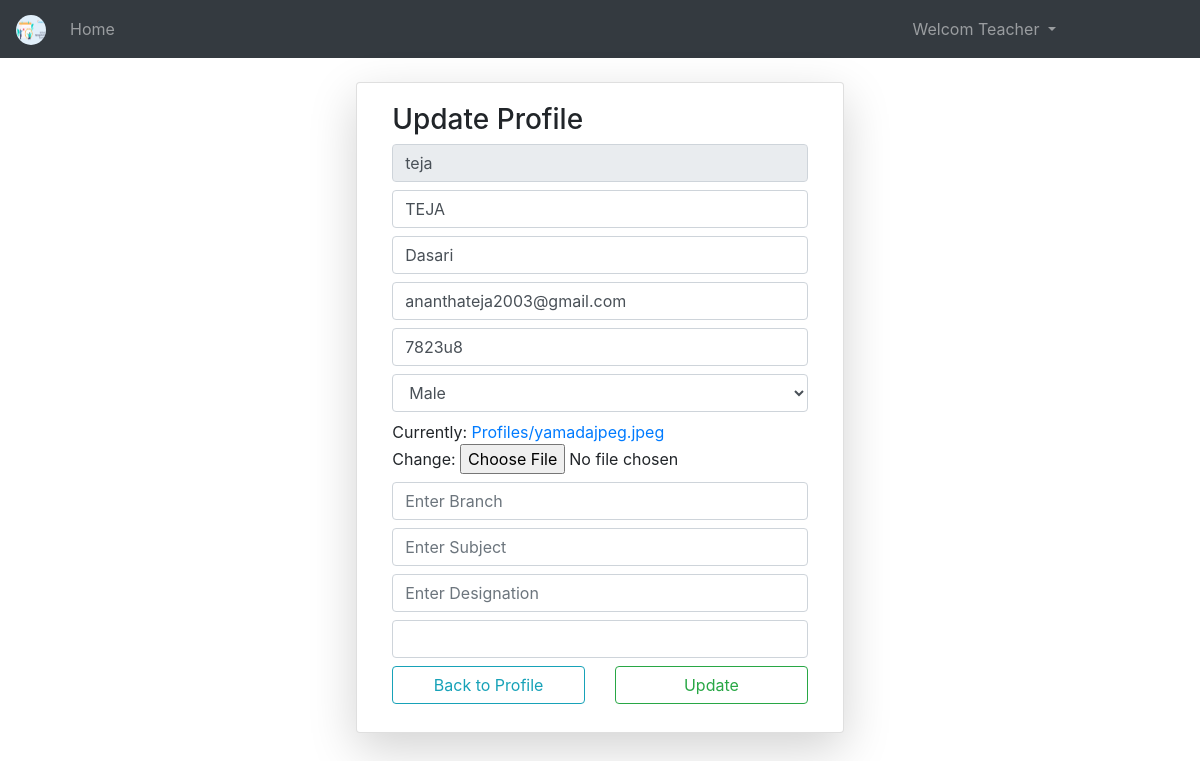
Page /upfle/ (signed in) on the earlier database version.
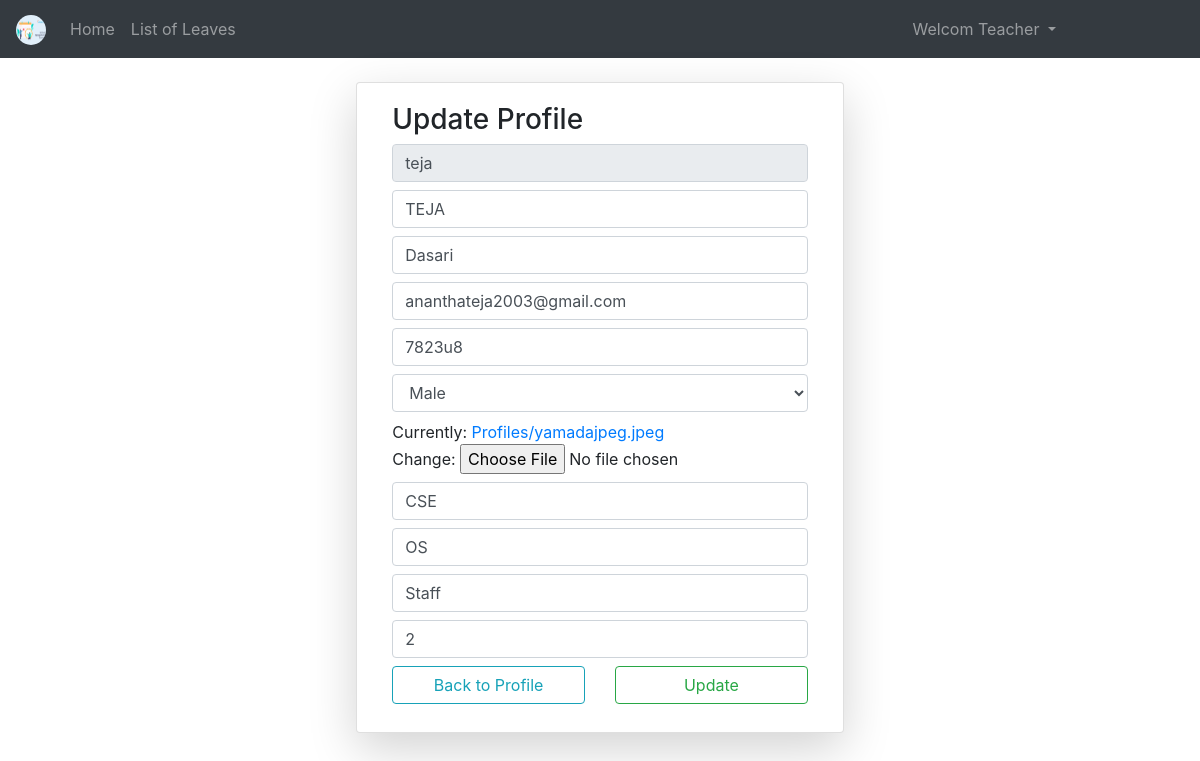
Same page on the later database version.
### LApp/models.py (models this page shows)
class TchProfile(models.Model):
    tchdesg = models.CharField(max_length=20)
    tchexpr = models.IntegerField()
    tchsubject = models.CharField(max_length=50)
    tchbrnch = models.CharField(max_length=50)
    tstatus = models.BooleanField(default=False)
    tc = models.OneToOneField(User, on_delete=models.CASCADE)

### LApp/views.py (the view, shortened to what this page needs)
# urls.py: path("upfle/", views.updprofile, name="upf"),
def updprofile(request):
    k = User.objects.get(id=request.user.id)
    if request.user.role_type == "2":
        t = TchProfile.objects.all()
        m = []
        for i in t:
            m.append(i.tc_id)
        if request.user.id not in m:
            y = TchprForm()
            h = UspForm(instance=k)
            return render(request, "html/updateprofile.html", {"e": h, "t": y})
        else:
            p = TchProfile.objects.get(tc_id=request.user.id)
            y = TchprForm(instance=p)
            h = UspForm(instance=k)
            return render(request, "html/updateprofile.html", {"e": h, "t": y})

### LApp/forms.py
class TchprForm(forms.ModelForm):
    class Meta:
        model = TchProfile
        fields = ["tchbrnch", "tchsubject", "tchdesg", "tchexpr"]
        widgets = {
            "tchbrnch": forms.TextInput(
                attrs={
                    "class": "form-control my-2",
                    "placeholder": "Enter Branch",
                }
            ),
            "tchsubject": forms.TextInput(
                attrs={
                    "class": "form-control my-2",
                    "placeholder": "Enter Subject",
                }
            ),
            "tchdesg": forms.TextInput(
                attrs={
                    "class": "form-control my-2",
                    "placeholder": "Enter Designation",
                }
            ),
            "tchexpr": forms.NumberInput(
                attrs={
                    "class": "form-control my-2",
                }
            ),
        }

### templates/html/updateprofile.html (shortened to what this page needs)
{% extends 'html/base.html' %}
{% block content %}
<div class="container-fluid mt-4">
	<div class="card col-md-5 mx-auto shadow-lg">
		<div class="card-body">
			<h3>Update Profile</h3>
			<form method="post" enctype="multipart/form-data">
				{% for i in e %}
					{{i}}
				{% endfor %}
				{% if request.user.role_type == "2" %}
					{% for j in t %}
						{{j}}
					{% endfor %}
{% elif request.user.role_type == "1" %}
{% for c in a %}{{c}}{% endfor %}
				{% endif %}
				<div class="row my-2">
					<div class="col">
						<a href="{% url 'pf' %}" class="btn btn-outline-info form-control">Back to Profile</a>
					</div>
					<div class="col">
						<input type="submit" value="Update" class="btn btn-outline-success form-control">
					</div>
				</div>
			</form>
		</div>
	</div>
</div>
{% endblock %}

Differences in the rows shown:
added TchProfile: t "CSE" "OS" "Staff" "2"
Other differences:
text now shown: "List of Leaves"
